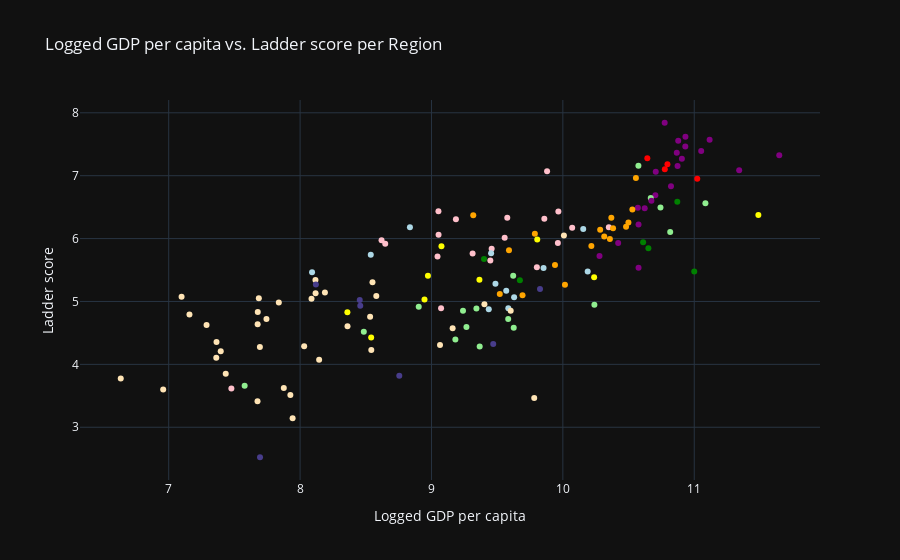

The code cell stored with this chart in its notebook:
### Code cell
fig =go.Figure()
fig.add_trace(go.Scatter(x= a['Logged GDP per capita'], y= a['Ladder score'], 
                    text=a['Regional indicator'],
                    mode='markers',
                    marker=dict(
                    color=a['Region_color'])))

fig.update_layout(yaxis_title = "Ladder score", xaxis_title = 'Logged GDP per capita', template= 'plotly_dark', 
                  title='Logged GDP per capita vs. Ladder score per Region')

### Figure 1 — Plotly figure (JSON) as saved in the notebook; plotly's stock layout.template omitted (floating-point values rounded to 4 significant figures; data arrays with more than 128 entries replaced by an {"elided": "..."} marker saying what was removed)
{"data": [{"marker": {"color": {"elided": "149 str values"}}, "mode": "markers", "text": {"elided": "149 str values"}, "type": "scatter", "x": {"elided": "149 float values"}, "y": {"elided": "149 float values"}}], "layout": {"title": {"text": "Logged GDP per capita vs. Ladder score per Region"}, "xaxis": {"title": {"text": "Logged GDP per capita"}}, "yaxis": {"title": {"text": "Ladder score"}}}}
